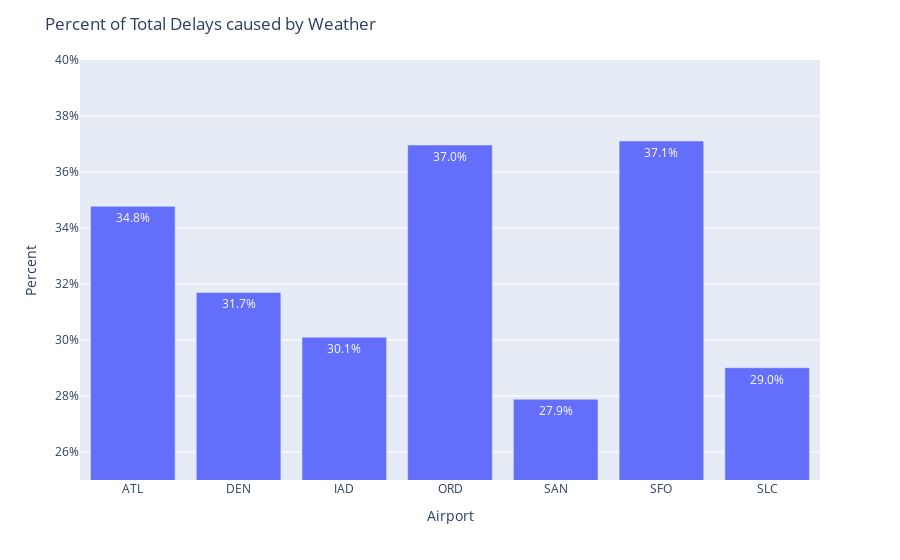

This figure's notebook cell:
### Code cell
fig = px.bar(
    dat,
    x="code",
    y="avg_ratio_weather_delays",
    range_y=[0.25, 0.4],
    text_auto=".1%",
    labels={"avg_ratio_weather_delays": "Percent", "code": "Airport"},
)

fig.update_layout(title_text="Percent of Total Delays caused by Weather")

fig.update_yaxes(tickformat=".0%")

fig.show()

### Figure 1 — Plotly figure (JSON) as saved in the notebook; plotly's stock layout.template omitted (floating-point values rounded to 4 significant figures)
{"data": [{"alignmentgroup": "True", "hovertemplate": "Airport=%{x}<br>Percent=%{y}<extra></extra>", "legendgroup": "", "marker": {"color": "#636efa", "pattern": {"shape": ""}}, "name": "", "offsetgroup": "", "orientation": "v", "showlegend": false, "textposition": "auto", "texttemplate": "%{y:.1%}", "type": "bar", "x": ["ATL", "DEN", "IAD", "ORD", "SAN", "SFO", "SLC"], "xaxis": "x", "y": [0.3477, 0.317, 0.301, 0.3696, 0.2788, 0.3711, 0.2901], "yaxis": "y"}], "layout": {"barmode": "relative", "legend": {"tracegroupgap": 0}, "margin": {"t": 60}, "title": {"text": "Percent of Total Delays caused by Weather"}, "xaxis": {"anchor": "y", "domain": [0, 1], "title": {"text": "Airport"}}, "yaxis": {"anchor": "x", "domain": [0, 1], "range": [0.25, 0.4], "tickformat": ".0%", "title": {"text": "Percent"}}}}
